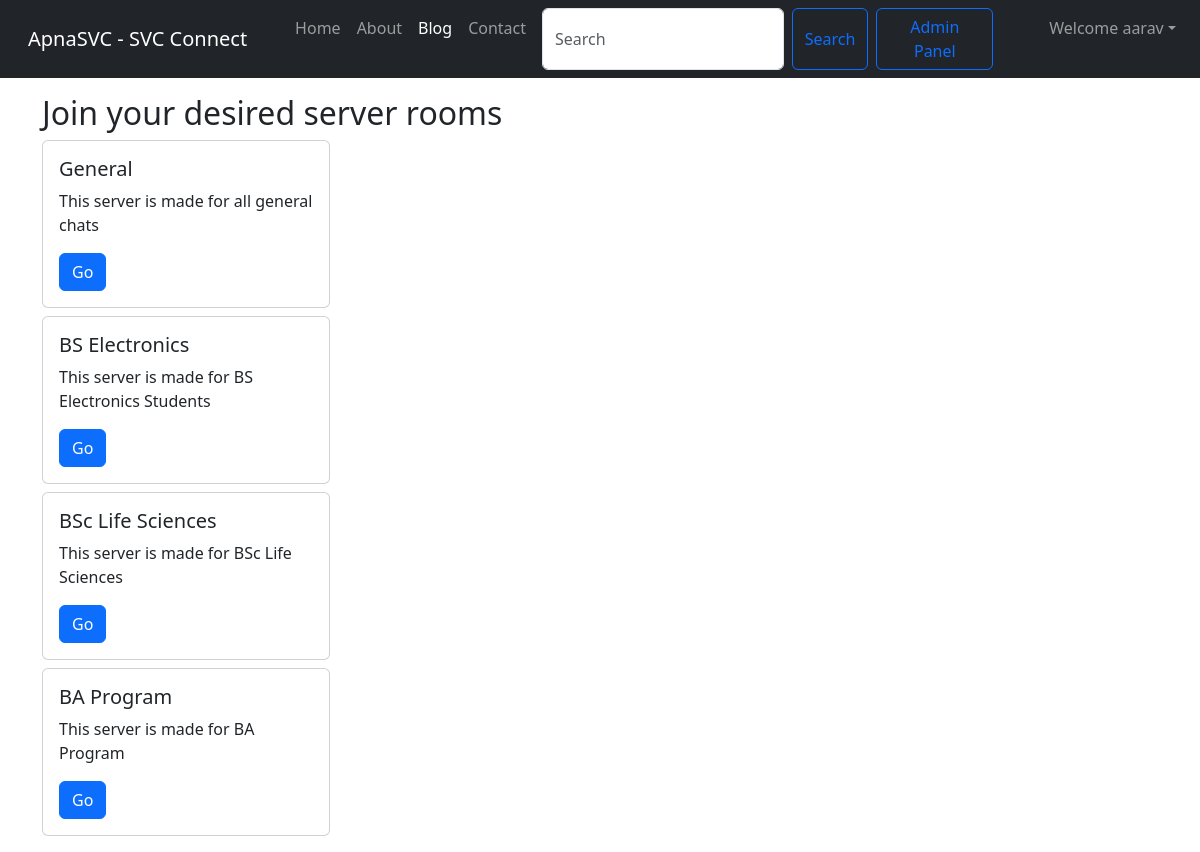
The page /connect/server (signed in) on the database its author committed.
### socline/models.py (models this page shows)
class Server(models.Model):
    serverno=models.AutoField(primary_key=True)
    name= models.CharField(max_length=255)
    desc=models.TextField()
    slug=models.CharField(max_length=130)
    def __str__(self) -> str:
            return 'Server for ' + self.name

### socline/views.py (the view)
# urls.py: path('server',views.serverHome, name="ServerHome"),
def serverHome(request):
    allServers= Server.objects.all()
    print(allServers)
    context={'allPosts': allServers}
    return render(request, "server/serverlist.html", context)

### socline/templates/server/serverlist.html (shortened to what this page needs)
{% extends 'base.html' %}
{% block blogactive %} active {% endblock blogactive %}
{% block body %}
<div class="container my-3">
    <h2> Join your desired server rooms</h2>
    {% for post in allPosts %}
    <div class="card my-2" style="width: 18rem;">
        <div class="card-body ">
          <h5 class="card-title">{{post.name}}</h5>
          <p class="card-text">{{post.desc}}</p>
          <a href="{{post.slug}}" class="btn btn-primary">Go </a>
        </div>
      </div>
{% endfor %}
{% endblock body %}

### socline/templates/base.html (shortened to what this page needs)
<!doctype html>
<html>
<head>
  <link rel="stylesheet" href="https://cdn.jsdelivr.net/npm/bootstrap@5.3.2/dist/css/bootstrap.rtl.min.css"
>
</head>
<body>
  <nav class="navbar navbar-expand-lg navbar-dark bg-dark">
    <div class="container-fluid">
      <a class="navbar-brand" href="/">ApnaSVC - SVC Connect</a>
      <div class="collapse navbar-collapse" id="navbarSupportedContent">
        <ul class="navbar-nav me-auto mb-2 mb-lg-0">
          <li class="nav-item">
            <a class="nav-link {% block homeactive %}{% endblock homeactive %}" aria-current="page" href="/">Home</a>
          </li>
          <li class="nav-item ">
            <a class="nav-link {% block aboutactive %}{% endblock aboutactive %}" href="/about">About</a>
          </li>
          <li class="nav-item ">
            <a class="nav-link {% block blogactive %}{% endblock blogactive %}" href="/blog">Blog</a>
          </li>
          <li class="nav-item ">
            <a class="nav-link {% block contactactive %}{% endblock contactactive %}" href="/contact">Contact</a>
          </li>
          <form method="get" action="/search" class="d-flex" role="search">
            <input class="form-control mx-2" type="search" placeholder="Search" aria-label="Search" name="query"
              id="query">
            <button class="btn btn-outline-primary my-2 my-sm-0" type="submit">Search</button>
          </form>
          <a href='/admin' role='button' target="_blank" class="btn btn-outline-primary my-2 mx-2 my-sm-0">Admin
            Panel</button> </a>
            {% if user.is_authenticated %}
            <ul class = "navbar-nav ml-auto mb-2 mb-lg-0">
            <li class="nav-item dropdown">
                <a class="nav-link dropdown-toggle" href="#" role="button"
                 data-bs-toggle="dropdown" aria-expanded="false">
                    Welcome {{request.user}}
                </a>
                  <a class="dropdown-item ml-auto" href="/logout">Logout</a></li>
                </ul>
            </ul>
            {% endif %}
      </div>
    </div>
  </nav>
  {% block body %} {% endblock body %}
  </div>
</body>
</html>

### rows shown on the page
Server: name "General", desc "This server is made for all general chats"
Server: name "BS Electronics", desc "This server is made for BS Electronics Students"
Server: name "BSc Life Sciences", desc "This server is made for BSc Life Sciences"
Server: name "BA Program", desc "This server is made for BA Program"

### other values the page prints
{{ request.user }} "aarav"
